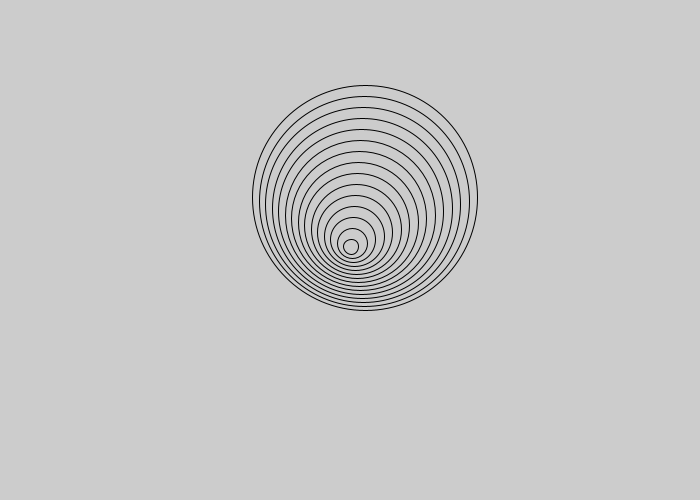
Frame 1 (no input)
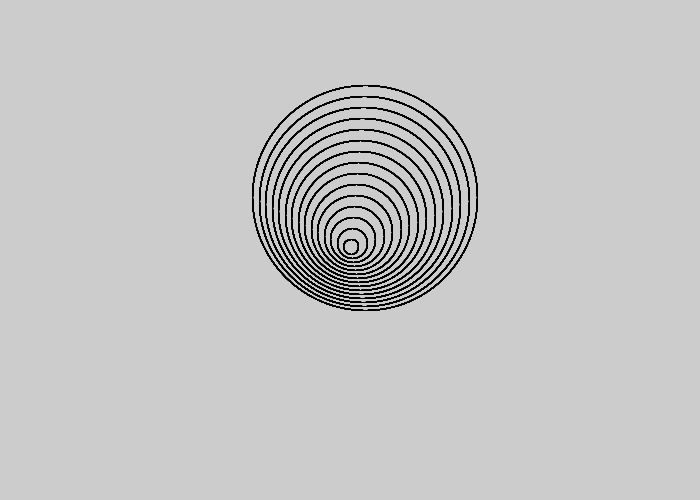
Frame 60 (the mouse pressed at the canvas centre just before this capture)
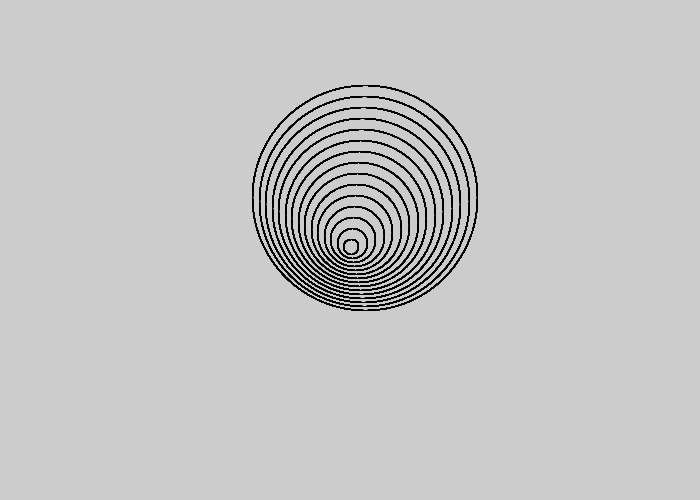
Frame 120 (the mouse held since frame 60 and released just before this capture)

The Processing sketch that drew these frames (run headless with seeded random() and noise(); from frame 60 on, the mouse is pressed at the canvas centre):

// Processing sketch: aloha_ellipseLoop
// ── aloha_ellipseLoop.pde
void setup(){
  size(700, 500);
}

void draw(){
   noFill();
   for(int i =0; i<16; i++){
     ellipse(width/2 + i, height/2 -i*3.5, i*15, i*15);
   }
   
}
